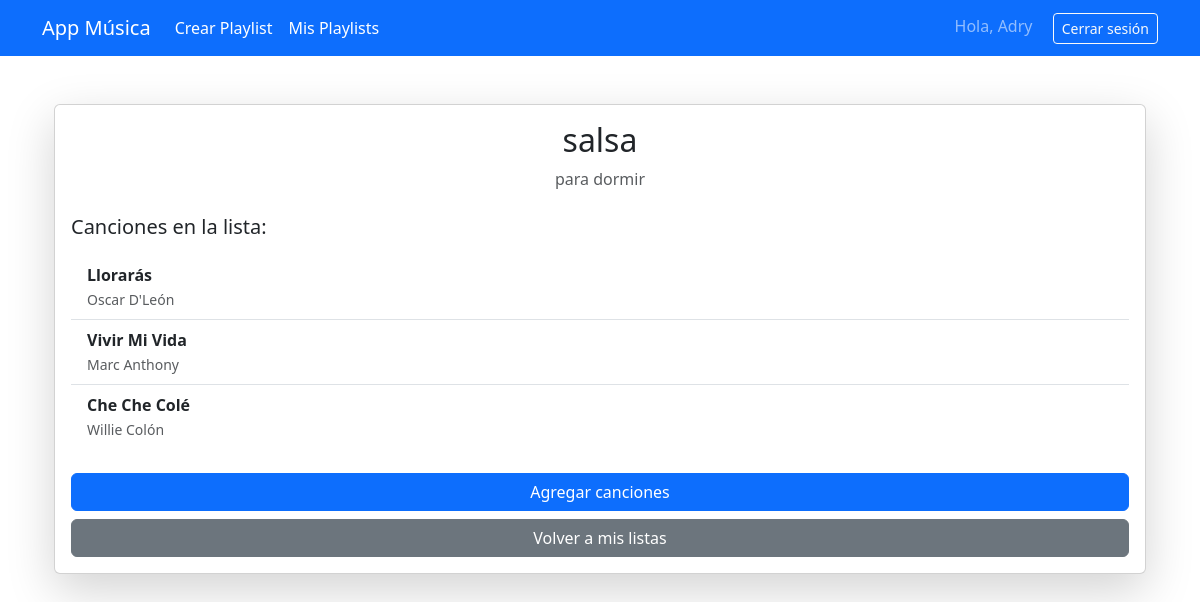
/listas/5/ (signed in), run on the app's committed database.
### core/models.py (models this page shows, shortened)
class ListaReproduccion(models.Model):
    usuario = models.ForeignKey(User, on_delete=models.CASCADE, related_name='listas_reproduccion')
    nombre = models.CharField(max_length=100)
    descripcion = models.TextField(blank=True)
    fecha_creacion = models.DateTimeField(auto_now_add=True)
    canciones = models.ManyToManyField(Cancion, blank=True, related_name='listas')

class Cancion(models.Model):
    titulo = models.CharField(max_length=100)
    artista = models.CharField(max_length=100)

### core/views.py (the view)
# urls.py: path('listas/<int:pk>/', views.detalle_lista, name='detalle_lista'),
@login_required
def detalle_lista(request, pk):
    lista = get_object_or_404(ListaReproduccion, pk=pk, usuario=request.user)
    canciones = lista.canciones.all()
    return render(request, 'core/detalle_lista.html', {'lista': lista, 'canciones': canciones})

### core/templates/core/detalle_lista.html
{% extends 'core/base.html' %}
{% block contenido %}
<div class="container mt-5">
  <div class="card shadow-lg">
    <div class="card-body">
      <h2 class="card-title text-center">{{ lista.nombre }}</h2>
      <p class="text-muted text-center mb-4">{{ lista.descripcion|default:"Sin descripción" }}</p>
      {% if canciones %}
        <h5 class="mb-3">Canciones en la lista:</h5>
        <ul class="list-group list-group-flush">
          {% for cancion in canciones %}
            <li class="list-group-item d-flex justify-content-between align-items-center">
              <div>
                <strong>{{ cancion.titulo }}</strong><br>
                <small class="text-muted">{{ cancion.artista }}</small>
              </div>
            </li>
          {% endfor %}
        </ul>
      {% else %}
        <p class="text-center text-muted">No hay canciones en esta lista aún.</p>
      {% endif %}
      <div class="mt-4 d-flex justify-content-between flex-wrap gap-2">
        <a href="{% url 'agregar_canciones' lista.pk %}" class="btn btn-primary w-100 w-md-auto">Agregar canciones</a>
        <a href="{% url 'lista_listas' %}" class="btn btn-secondary w-100 w-md-auto">Volver a mis listas</a>
      </div>
    </div>
  </div>
</div>
{% endblock %}

### core/templates/core/base.html (shortened to what this page needs)
<!DOCTYPE html>
<html lang="es">
<head>
    <link href="https://cdn.jsdelivr.net/npm/bootstrap@5.3.0/dist/css/bootstrap.min.css" rel="stylesheet" />
</head>
<body>
    <nav class="navbar navbar-expand-lg navbar-dark bg-primary">
        <div class="container">
            <a class="navbar-brand" href="{% url 'inicio' %}">App Música</a>
            {% if user.is_authenticated %}
                <ul class="navbar-nav me-auto">
                    <li class="nav-item">
                        <a class="nav-link text-white" href="{% url 'crear_lista' %}">Crear Playlist</a>
                    </li>
                    <li class="nav-item">
                        <a class="nav-link text-white" href="{% url 'lista_listas' %}">Mis Playlists</a>
                    </li>
                </ul>
            {% endif %}
            <div>
                {% if user.is_authenticated %}
                    <span class="navbar-text me-3">Hola, {{ user.username }}</span>
                    <form action="{% url 'salir' %}" method="post" style="display:inline;">
                        <button type="submit" class="btn btn-outline-light btn-sm">Cerrar sesión</button>
                    </form>
                {% else %}
                    <a href="{% url 'ingresar' %}" class="btn btn-outline-light btn-sm">Iniciar sesión</a>
                    <a href="{% url 'registro' %}" class="btn btn-outline-light btn-sm ms-2">Registrarse</a>
                {% endif %}
            </div>
        </div>
    </nav>
    <main class="container mt-4">
        {% block contenido %}
        {% endblock %}
    </main>
</body>
</html>

### data on the page
ListaReproduccion: nombre "salsa", descripcion "para dormir"
Cancion: titulo "Llorarás", artista "Oscar D'León"
Cancion: titulo "Vivir Mi Vida", artista "Marc Anthony"
Cancion: titulo "Che Che Colé", artista "Willie Colón"

### other printed values
{{ user.username }} "Adry"
